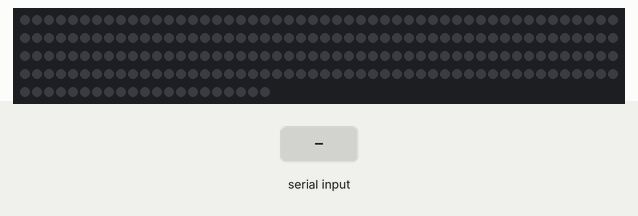
A sketch run on a simulated Arduino Uno, built with avr-gcc and run on an emulated ATmega328P. On the bench: 221 RGB LEDs in strip order, left to right, continuing on the next row. Inputs (shaded band) come from the test bench. Dim RGB values are drawn brighter than linear; what the sketch prints to the serial monitor is not drawn.

Above: at 1.2 s.
1.3 s: byte 90 received over Serial
At 2.55 s:
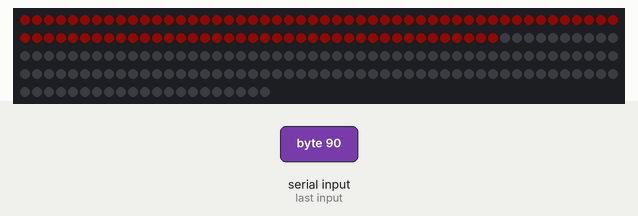
3.5 s: byte 120 received over Serial
At 4.39 s:
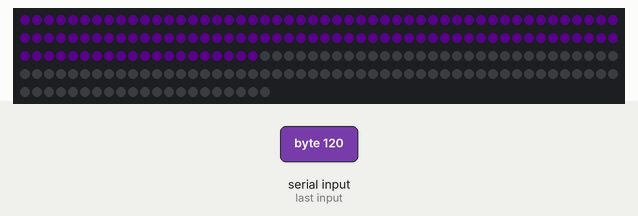
6.5 s: byte 30 received over Serial
At 7.36 s:
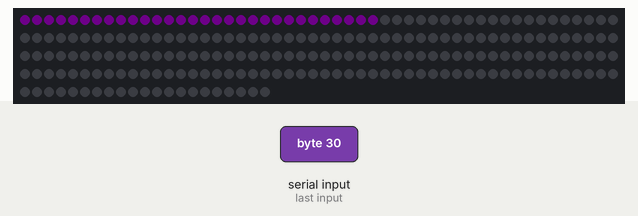
9.5 s: byte 90 received over Serial
At 10.67 s:
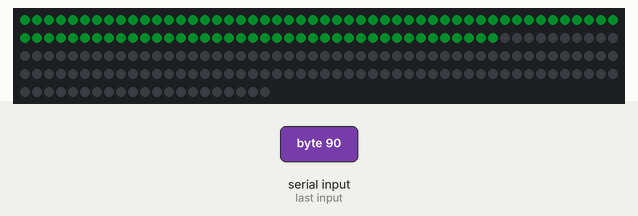

Measured:
- after the input at 1.3 s, the LEDs: first change at once (image 1 shows a later state)

The sketch:

LED_TEST_1.ino
```cpp
#include <FastLED.h>
#define NUM_LEDS 221
#define DATA_PIN 2 //How boring and obvious!
#define COLOR_ORDER GRB //Green (G), Red (R), Blue (B)
#define CHIPSET WS2812B
#define BRIGHTNESS 75
#define VOLTS 5
#define MAX_AMPS 10000 //value in milliamps

//ENOUGH NONSENSE!

CRGB leds[NUM_LEDS];
int incomingByte; // for incoming serial data
int comp; // scaling thing


void setup() {

  FastLED.addLeds<CHIPSET, DATA_PIN, COLOR_ORDER>(leds, NUM_LEDS);
  FastLED.setMaxPowerInVoltsAndMilliamps(VOLTS, MAX_AMPS);
  FastLED.setBrightness(BRIGHTNESS);
  FastLED.clear();
  FastLED.show();
  Serial.begin(115200); // opens serial port, sets data rate to 115200 bps

  //JONNY FIVE IS ALIVE!!!!!!!!!!!!!!!!!!!!

}

void loop() { //Swirly, twirly effect

  if (Serial.available() > 0) {
    // read the incoming byte:
    incomingByte = Serial.read();
    Serial.write(incomingByte);
  }

  for (int i = 0; i < NUM_LEDS; i++) {
    comp = incomingByte/255*NUM_LEDS; // Scale the incoming byte to the number of LEDs
    if (i < incomingByte) {
      leds[i] = CHSV(beatsin8(20), 255, 125);
    }
    else {
      leds[i] = CRGB(0, 0, 0);
    }
  }
  FastLED.show();
}
```
